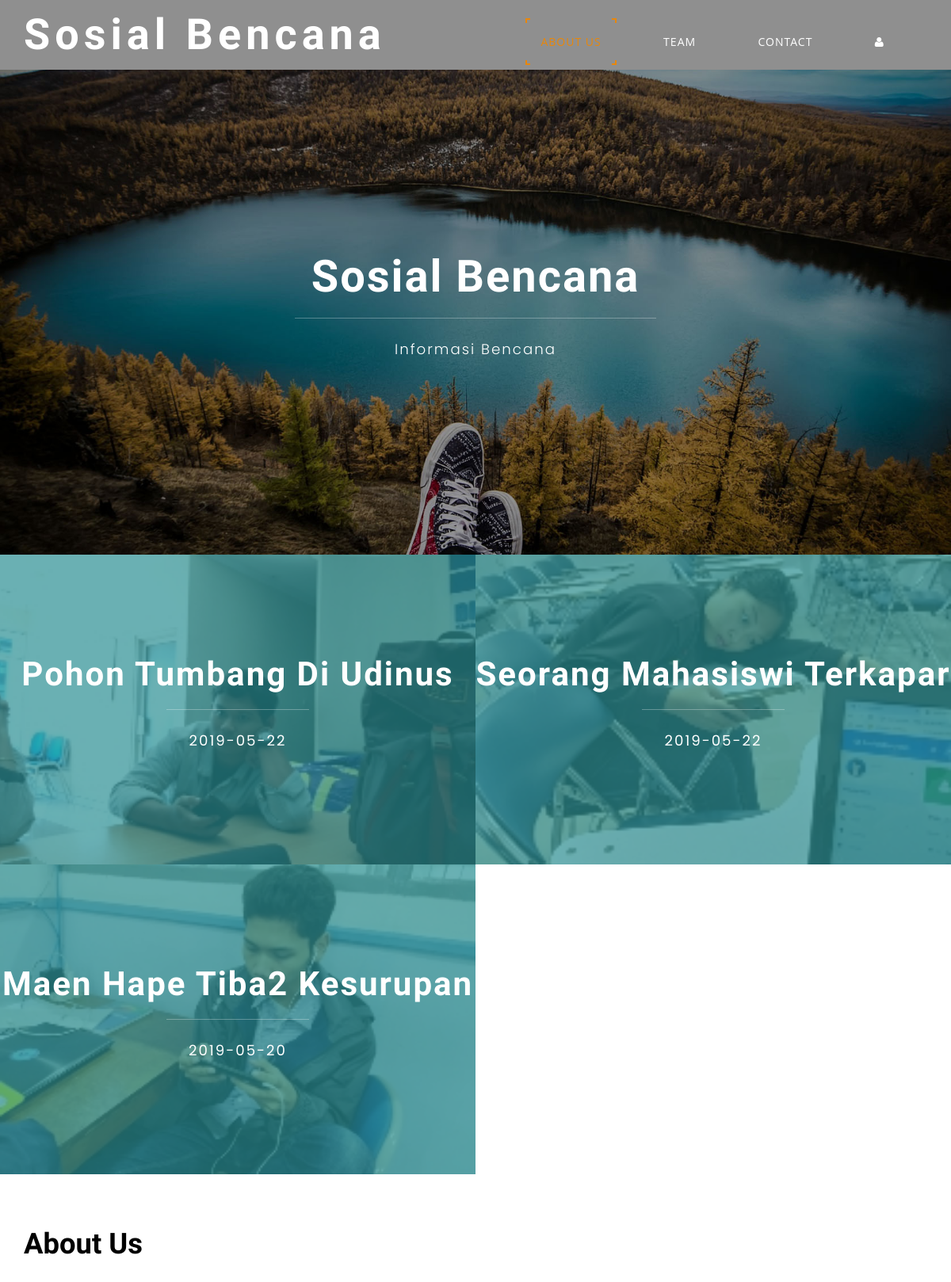
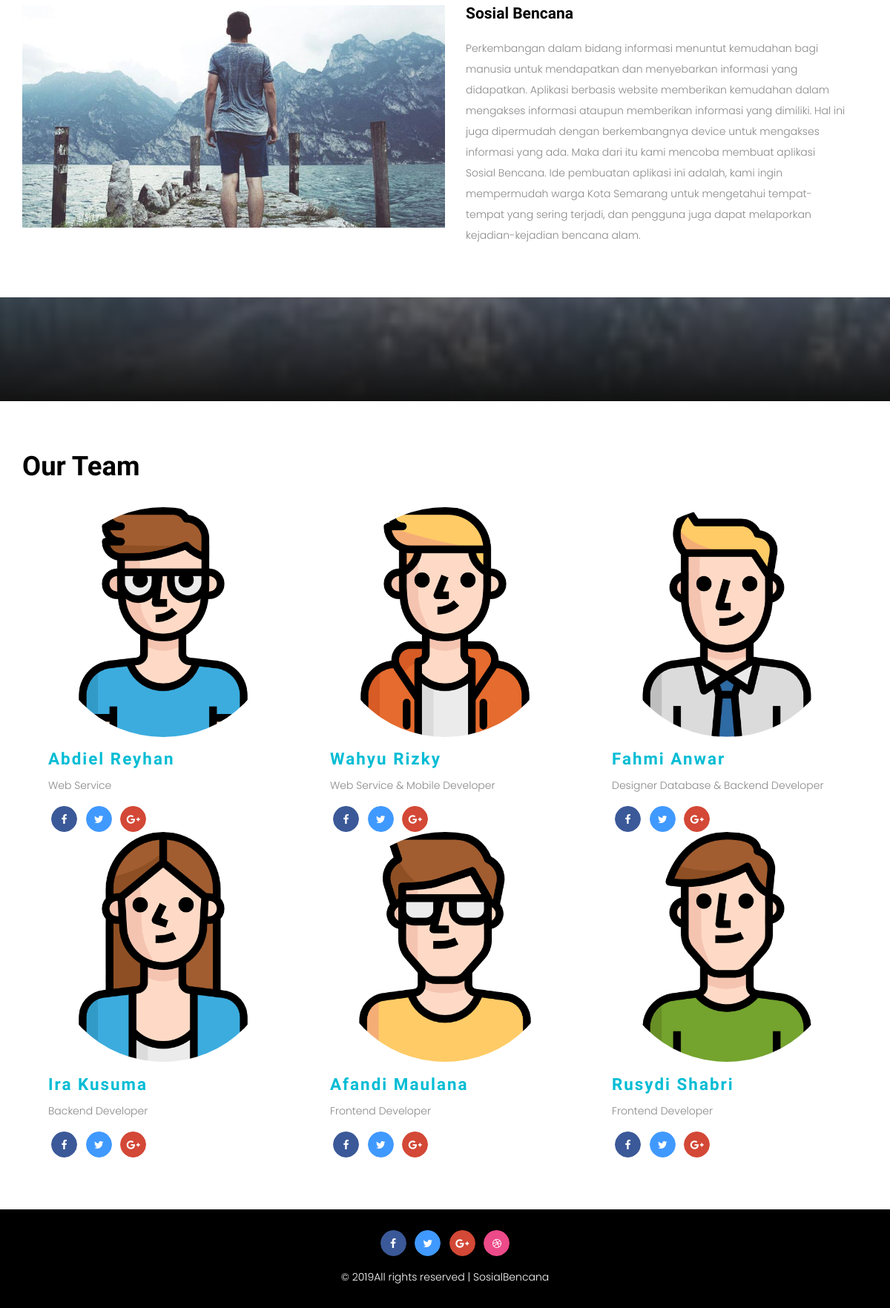
The page / on the database its author committed (2 pictures, top to bottom).
### tables this page shows
CREATE TABLE `post` (
  `id_post` int(11) NOT NULL,
  `nama_img` varchar(255) DEFAULT NULL,
  `api_img` varchar(256) NOT NULL,
  `slug_post` varchar(255) DEFAULT NULL,
  `lokasi` varchar(255) NOT NULL,
  `lttd_loc` varchar(255) DEFAULT NULL,
  `lgttd_loc` varchar(255) DEFAULT NULL,
  `caption` text,
  `tanggal` date DEFAULT NULL,
  `waktu` time DEFAULT NULL,
  `user_kode` varchar(100) NOT NULL
);

### application/views/layout/content.php (called while the page is built)
<?php
if($isi){
  $this->load->view($isi);
}

### application/views/layout/file.php (called while the page is built)
<?php
require_once('header.php');
require_once('nav.php');
require_once('content.php');
require_once('footer.php');

### application/controllers/Home.php (called while the page is built, shortened)
<?php
class Home extends CI_Controller {
	public function __construct()
	{
		$this->load->model('Home_model');
		$this->load->model('Auth_model');
		$this->load->model('Posting_model');
	}
	public function index()
	{
		$post=$this->Home_model->getPost();
		$data = array(
			'title' => 'Sosial Bencana',
			'isi' => 'Home/index',
			'posting'=>$post
		);
		$this->load->view('layout/file',$data,FALSE);
	}
}

### index.php (called while the page is built, shortened)
<?php
require_once BASEPATH.'core/CodeIgniter.php';

### application/models/Home_model.php (called while the page is built, shortened)
<?php
class Home_model extends CI_Model {
    public function getPost()
    {
        $this->db->select('*');
        $this->db->from('post');
        $this->db->order_by('id_post', 'DESC');
        $this->db->limit(6);
        $res = $this->db->get();
        return $res->result_array();
    }
}

### application/views/Home/index.php (the view, shortened to what this page needs)
<div class="w3_banner">
  <div class="slider">
    <div class="callbacks_container">
      <ul class="rslides callbacks callbacks1" id="slider4">
        <li>
          <div style="background: url(<?php echo base_url('asset/front/images/1.jpg')?>) no-repeat center; background-size:cover;" class="banner_text_w3layouts<?php  ?>" >
            <h3>Sosial Bencana</h3>
            <span> </span>
            <p>Informasi Bencana</p>
          </div>
        </li>
      </ul>
    </div>
  </div>
</div>
<div class="home_ w3layouts">
 <div class="home_grids_w3">
 <?php foreach($posting as $post){ ?>
 	<a href="<?php echo base_url('home/post_detail/').$post['slug_post']; ?>">
		<div class="home_main">
			<div style="background: url(<?php echo base_url('uploads/').$post['nama_img']; ?>) center;" class="col-md-6 col-sm-6 col-xs-6 img1 img-grid">
				<div class="img_text_w3ls text-center">
					<h4> <?php echo $post['caption']; ?> </h4>
					<span> </span>
					<p> <?php echo $post['tanggal']; ?> </p>
				</div>
			</div>
		</div>
	</a>
 <?php } ?>
</div>
</div>
<div class="clearfix"></div>
<div class="about_agileinfo" id="about">
  <div class="container">
      <h3 class="title">about us</h3>
	  <div class="about_main">
		  <div class="col-md-6 col-sm-6 col-xs-6 about_agileits"></div>
		  <div class="col-md-6 col-sm-6 col-xs-6 about_text_w3l">
		    <h4>Sosial Bencana</h4>
			<P>Perkembangan dalam bidang informasi menuntut
					kemudahan bagi manusia untuk mendapatkan dan
					menyebarkan informasi yang didapatkan. Aplikasi berbasis
					website memberikan kemudahan dalam mengakses informasi
					ataupun memberikan informasi yang dimiliki. Hal ini juga
					dipermudah dengan berkembangnya device untuk mengakses
					informasi yang ada.
					Maka dari itu kami mencoba membuat aplikasi Sosial
					Bencana. Ide pembuatan aplikasi ini adalah, kami ingin
					mempermudah warga Kota Semarang untuk mengetahui
					tempat-tempat yang sering terjadi, dan pengguna juga dapat
					melaporkan kejadian-kejadian bencana alam.
			</P>
		  </div>
		  <div class="clearfix"></div>
	  </div>
  </div>
 </div>
<div class="w3layouts-section" id="blog">
</div>
<div class="team agileits-w3layouts" id="team">
	<div class="container">
		<h3 class="title">Our Team</h3>
		<div class="team-w3ls">
			<div class="col-md-4 col-sm-4 col-xs-4 team-grid w3_agileits">
				<img class="img-w3l t1-wthree img-responsive" src="images/abdiel.png" alt="">
				<h5>Abdiel Reyhan</h5>
				<p>Web Service</p>
				<div class="social-icons">
					<ul>
						<li><a href="#" class="fa fa-facebook icon icon-border facebook"> </a></li>
						<li><a href="#" class="fa fa-twitter icon icon-border twitter"> </a></li>
						<li><a href="#" class="fa fa-google-plus icon icon-border googleplus"> </a></li>
					</ul>
				</div>
			</div>
			<div class="col-md-4 col-sm-4 col-xs-4 team-grid w3_agileits t2">
				<img class="img-w3l t1-wthree img-responsive" src="images/wahyu.png" alt="">
				<h5>Wahyu Rizky</h5>
				<p>Web Service & Mobile Developer</p>
				<div class="social-icons">
					<ul>
						<li><a href="#" class="fa fa-facebook icon icon-border facebook"> </a></li>
						<li><a href="#" class="fa fa-twitter icon icon-border twitter"> </a></li>
						<li><a href="#" class="fa fa-google-plus icon icon-border googleplus"> </a></li>
					</ul>
				</div>
			</div>
			<div class="col-md-4 col-sm-4 col-xs-4 w3_agileits team-grid">
				<img class="img-w3l t1-wthree img-responsive" src="images/fahmi.png" alt="">
				<h5>Fahmi Anwar</h5>
				<p>Designer Database & Backend Developer</p>
				<div class="social-icons agile">
					<ul>
						<li><a href="#" class="fa fa-facebook icon icon-border facebook"> </a></li>
						<li><a href="#" class="fa fa-twitter icon icon-border twitter"> </a></li>
						<li><a href="#" class="fa fa-google-plus icon icon-border googleplus"> </a></li>
					</ul>
				</div>
			</div>
		</div>
		<div class="team-w3ls">
			<div class="col-md-4 col-sm-4 col-xs-4 team-grid w3_agileits">
				<img class="img-w3l t1-wthree img-responsive" src="images/ira.png" alt="">
				<h5>Ira Kusuma</h5>
				<p>Backend Developer</p>
				<div class="social-icons">
					<ul>
						<li><a href="#" class="fa fa-facebook icon icon-border facebook"> </a></li>
						<li><a href="#" class="fa fa-twitter icon icon-border twitter"> </a></li>
						<li><a href="#" class="fa fa-google-plus icon icon-border googleplus"> </a></li>
					</ul>
				</div>
			</div>
			<div class="col-md-4 col-sm-4 col-xs-4 team-grid w3_agileits t2">
				<img class="img-w3l t1-wthree img-responsive" src="images/fandi.png" alt="">
				<h5>Afandi Maulana</h5>
				<p>Frontend Developer</p>
				<div class="social-icons">
					<ul>
						<li><a href="#" class="fa fa-facebook icon icon-border facebook"> </a></li>
						<li><a href="#" class="fa fa-twitter icon icon-border twitter"> </a></li>
						<li><a href="#" class="fa fa-google-plus icon icon-border googleplus"> </a></li>
					</ul>
				</div>
			</div>
			<div class="col-md-4 col-sm-4 col-xs-4 w3_agileits team-grid">
				<img class="img-w3l t1-wthree img-responsive" src="images/rusydi.png" alt="">
				<h5>Rusydi Shabri</h5>
				<p>Frontend Developer</p>
				<div class="social-icons agile">
					<ul>
						<li><a href="#" class="fa fa-facebook icon icon-border facebook"> </a></li>
						<li><a href="#" class="fa fa-twitter icon icon-border twitter"> </a></li>
						<li><a href="#" class="fa fa-google-plus icon icon-border googleplus"> </a></li>
					</ul>
				</div>
			</div>
		</div>
	</div>
</div>

### rows shown on the page
post: nama_img (picture), caption "Pohon Tumbang Di Udinus", tanggal "2019-05-22"
post: nama_img (picture), caption "Seorang Mahasiswi Terkapar", tanggal "2019-05-22"
post: nama_img (picture), caption "Maen Hape Tiba2 Kesurupan", tanggal "2019-05-20"

### other values the page prints
SITE_NAME "Sosial Bencana"
